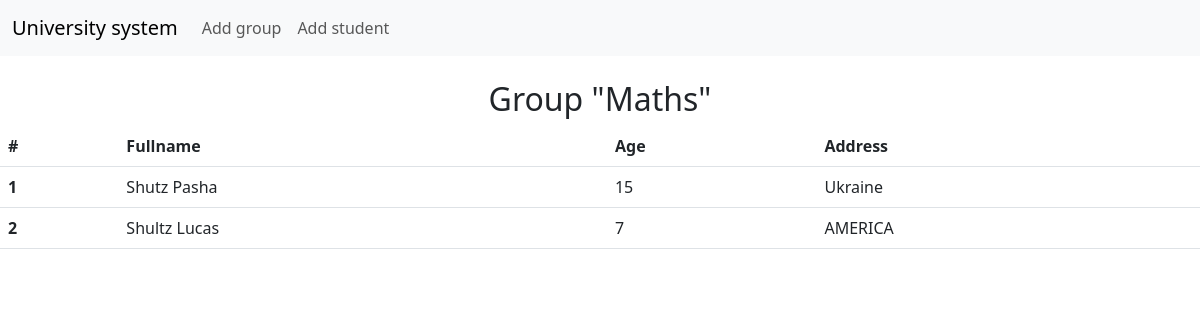
Page /group_list/Maths on the committed database.
### university_system/database/group.py (models this page shows, shortened)
class Group(base):
    __tablename__ = 'groups'
    id = Column(Integer, primary_key=True)
    group_name = Column(String)

### university_system/database/student.py (models this page shows, shortened)
class Student(base):
    __tablename__ = 'student'
    id = Column(Integer, primary_key=True)
    surname = Column(String)
    name = Column(String)
    age = Column(Integer)
    address = Column(String)
    group = Column(Integer, ForeignKey('groups.id'))

### university_system/routes.py (the view)
@app.route("/group_list/<group_name>")
def show_table_of_students_in_group(group_name) -> str:
    return render_template(
        "group_list.html",
        group_name=_get_data_about_group(group_name).group_name,
        all_students_in_group=_get_students_from_group(group_name),
        enumerate=enumerate
    )

### university_system/business_logic.py (called while the page is built)
def _get_data_about_group(group_name: str) -> Group:
    return session.query(Group).where(Group.group_name == group_name).first()

def _get_students_from_group(group_name: str) -> Iterable[Student]:
    return session.query(Student).where(Student.group == _get_data_about_group(group_name).id).all()

### university_system/templates/group_list.html
{% extends 'base.html' %}
{% block content %}
<br>
<h2 align="center">Group "{{ group_name }}"</h2>
    <table class="table">
        <thead>
            <tr>
                <th scope="col">#</th>
                <th scope="col">Fullname</th>
                <th scope="col">Age</th>
                <th scope="col">Address</th>
            </tr>
        </thead>
        <tbody>
            {% for index, student in enumerate(all_students_in_group, 1) %}
                <tr>
                    <th scope="row">{{ index }}</th>
                    <td>{{ student.surname}} {{ student.name }}</td>
                    <td>{{ student.age}}</td>
                    <td>{{ student.address}}</td>
                </tr>
            {% endfor %}
        </tbody>
    </table>
{% endblock %}

### rows in the picture
Group: group_name "Maths"
Student: index "1", surname "Shutz", name "Pasha", age "15", address "Ukraine"
Student: group "2", surname "Shultz", name "Lucas", age "7", address "AMERICA"
